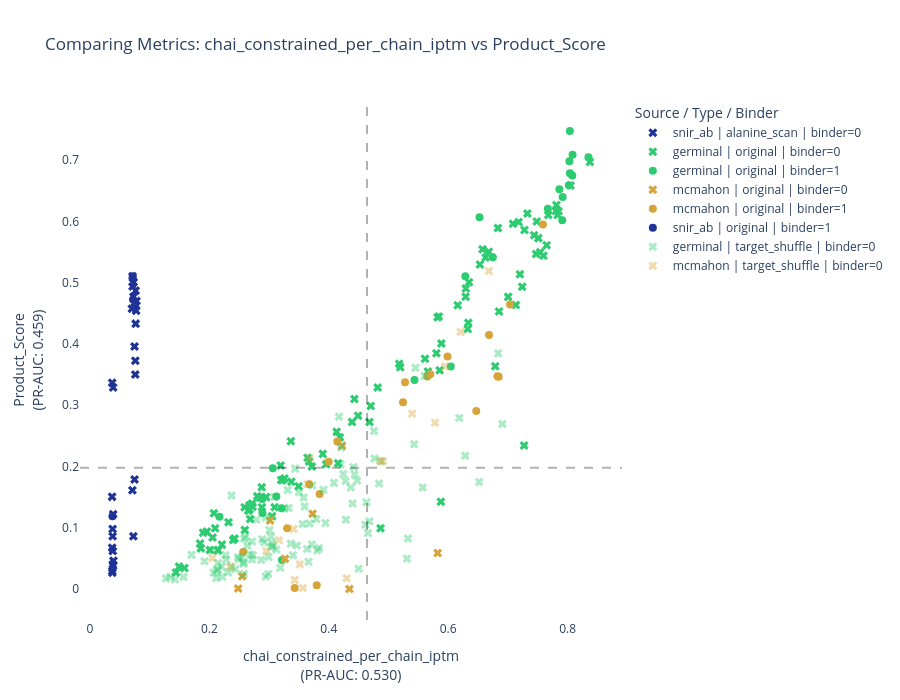

Source (notebook cell):
### Code cell
import plotly.graph_objects as go


top_20 = stats_df.sort_values(by='pr_auc_mean', ascending=False).head(20)

m1_info, m2_info = top_20.iloc[0], top_20.iloc[2]

m1, t1, d1 = m1_info['metric'], m1_info['opt_threshold_mean'], m1_info['direction_mean']
m2, t2, d2 = m2_info['metric'], m2_info['opt_threshold_mean'], m2_info['direction_mean']

plot_df = (
    scores_df
    .groupby(['source', 'sample', 'type', 'binder'])[[m1, m2]]
    .agg(['mean', 'std'])
    .reset_index()
)

plot_df.columns = [
    f"{c[0]}_{c[1]}" if c[1] else c[0]
    for c in plot_df.columns
]


colors_map = {
    'germinal': "#2ecc71",
    'mcmahon': "#d6a439",
    'snir_ab': "#1f3397"
}

marker_map = {
    0: 'x',
    1: 'circle'
}



alpha_map = {
    "target_shuffle": 0.4,
    "original": 1.0,
    "alanine_scan": 1.0
}

# figure setup

fig = go.Figure()

# loop by type so opacity is consistent
for t, type_df in plot_df.groupby("type"):

    opacity = alpha_map.get(t, 1.0)

    # then split by source + binder
    for (source, binder), subdf in type_df.groupby(["source", "binder"]):

        fig.add_trace(
            go.Scatter(
                x=subdf[f"{m1}_mean"],
                y=subdf[f"{m2}_mean"],

                mode='markers',
                
                marker=dict(
                    color=colors_map[source],
                    symbol=marker_map[binder],
                    size=8,
                    opacity=opacity,
                    line=dict(width=0)
                ),

                name=f"{source} | {t} | binder={binder}",

                text=subdf["sample"],

                hovertemplate=(
                    "<b>%{text}</b><br>"
                    f"{m1}: %{{x:.3f}}<br>"
                    f"{m2}: %{{y:.3f}}<br>"
                    f"source: {source}<br>"
                    f"type: {t}<br>"
                    f"binder: {binder}<br>"
                    "<extra></extra>"
                ),

                showlegend=True
            )
        )


# Threshold lines
fig.add_vline(
    x=t1,
    line_dash="dash",
    line_color="black",
    opacity=0.3
)

fig.add_hline(
    y=t2,
    line_dash="dash",
    line_color="black",
    opacity=0.3
)


# Layout
fig.update_layout(
    width=900,
    height=700,
    plot_bgcolor='white',
    title=f"Comparing Metrics: {m1} vs {m2}",
    xaxis_title=f"{m1}<br>(PR-AUC: {m1_info['pr_auc_mean']:.3f})",
    yaxis_title=f"{m2}<br>(PR-AUC: {m2_info['pr_auc_mean']:.3f})",
    legend_title="Source / Type / Binder"
)

fig.show()

### Figure 1 — Plotly figure (JSON) as saved in the notebook; plotly's stock layout.template omitted (floating-point values rounded to 4 significant figures)
{"data": [{"hovertemplate": "<b>%{text}</b><br>chai_constrained_per_chain_iptm: %{x:.3f}<br>Product_Score: %{y:.3f}<br>source: snir_ab<br>type: alanine_scan<br>binder: 0<br><extra></extra>", "marker": {"color": "#1f3397", "line": {"width": 0}, "opacity": 1, "size": 8, "symbol": "x"}, "mode": "markers", "name": "snir_ab | alanine_scan | binder=0", "showlegend": true, "text": ["5ifj_abc_cut_A_D111A", "5ifj_abc_cut_A_K110A", "5ifj_abc_cut_A_S64A", "5ifj_abc_cut_A_W52A", "5ifj_abc_cut_A_Y66A", "5ifj_abc_cut_B_L116A", "5ifj_abc_cut_B_V38A", "5ifj_abc_cut_B_W107A", "5ifj_abc_cut_B_Y37A", "5ifj_abc_cut_all_A", "5ig7_abc_cut_A_K110A", "5ig7_abc_cut_A_W52A", "5ig7_abc_cut_A_Y66A", "5ig7_abc_cut_B_G114A", "5ig7_abc_cut_B_L116A", "5ig7_abc_cut_B_V38A", "5ig7_abc_cut_B_W107A", "5ig7_abc_cut_B_Y37A", "5ig7_abc_cut_all_A", "5ijk_acx_cut_A_I112A", "5ijk_acx_cut_A_I114A", "5ijk_acx_cut_A_K57A", "5ijk_acx_cut_A_R55A", "5ijk_acx_cut_A_T113A", "5ijk_acx_cut_B_K36A", "5ijk_acx_cut_B_T113A", "5ijk_acx_cut_B_W56A", "5ijk_acx_cut_B_Y107A", "5ijk_acx_cut_B_Y108A", "5ijk_acx_cut_B_Y31A", "5ijk_acx_cut_B_Y38A", "5ijk_acx_cut_all_A"], "type": "scatter", "x": [0.07786, 0.07485, 0.07599, 0.07654, 0.07593, 0.07636, 0.07704, 0.07458, 0.07729, 0.0747, 0.07023, 0.07228, 0.07237, 0.07123, 0.07134, 0.07297, 0.07273, 0.07285, 0.0711, 0.03824, 0.03755, 0.03864, 0.03717, 0.03725, 0.03707, 0.03935, 0.03885, 0.03794, 0.03799, 0.03818, 0.03737, 0.03883], "y": [0.4701, 0.4601, 0.3727, 0.4332, 0.3501, 0.4871, 0.463, 0.3957, 0.4542, 0.1787, 0.4574, 0.5005, 0.5006, 0.5105, 0.4938, 0.5011, 0.08618, 0.477, 0.1611, 0.06213, 0.0264, 0.03739, 0.06747, 0.3365, 0.1504, 0.0462, 0.329, 0.08624, 0.0978, 0.03982, 0.02932, 0.1222]}, {"hovertemplate": "<b>%{text}</b><br>chai_constrained_per_chain_iptm: %{x:.3f}<br>Product_Score: %{y:.3f}<br>source: germinal<br>type: original<br>binder: 0<br><extra></extra>", "marker": {"color": "#2ecc71", "line": {"width": 0}, "opacity": 1, "size": 8, "symbol": "x"}, "mode": "markers", "name": "germinal | original | binder=0", "showlegend": true, "text": ["nb_s105046_mpnn_2_IL3", "nb_s105306_mpnn_3_BHRF", "nb_s133952_mpnn_4_IL3", "nb_s140867_mpnn_3_IL3", "nb_s148672_mpnn_1_IL20", "nb_s149825_mpnn_4_PDL1", "nb_s1683_mpnn_1_PDL1", "nb_s169413_mpnn_5_IL20", "nb_s175477_mpnn_4_BHRF", "nb_s183327_mpnn_2_IL3", "nb_s191527_mpnn_5_PDL1", "nb_s202316_mpnn_3_PDL1", "nb_s204617_mpnn_1_BHRF", "nb_s216967_mpnn_4_PDL1", "nb_s233025_mpnn_1_IL3", "nb_s255632_mpnn_3_PDL1", "nb_s272990_mpnn_1_PDL1", "nb_s283003_mpnn_3_IL3", "nb_s286378_mpnn_1_PDL1", "nb_s296830_mpnn_3_IL20", "nb_s2975_mpnn_1_IL20", "nb_s299548_mpnn_5_IL20", "nb_s302651_mpnn_3_PDL1", "nb_s310510_mpnn_2_IL3", "nb_s319551_mpnn_2_PDL1", "nb_s33838_mpnn_3_IL20", "nb_s351880_mpnn_1_PDL1", "nb_s353537_mpnn_1_BHRF", "nb_s358395_mpnn_3_IL3", "nb_s378562_mpnn_3_PDL1", "nb_s38254_mpnn_5_PDL1", "nb_s390940_mpnn_4_IL20", "nb_s403539_mpnn_3_IL20", "nb_s417721_mpnn_3_BHRF", "nb_s434952_mpnn_1_IL20", "nb_s459933_mpnn_3_IL3", "nb_s461534_mpnn_4_PDL1", "nb_s467069_mpnn_5_PDL1", "nb_s467146_mpnn_5_PDL1", "nb_s473012_mpnn_5_IL20", "nb_s481672_mpnn_4_PDL1", "nb_s483532_mpnn_3_IL3", "nb_s491148_mpnn_3_PDL1", "nb_s494235_mpnn_5_PDL1", "nb_s499859_mpnn_4_PDL1", "nb_s52054_mpnn_3_PDL1", "nb_s53820_mpnn_1_PDL1", "nb_s541171_mpnn_1_IL3", "nb_s55152_mpnn_1_BHRF", "nb_s558025_mpnn_4_BHRF", "nb_s566504_mpnn_1_IL20", "nb_s566504_mpnn_5_IL20", "nb_s607831_mpnn_3_IL20", "nb_s609713_mpnn_4_IL3", "nb_s614599_mpnn_3_IL3", "nb_s622643_mpnn_2_PDL1", "nb_s64546_mpnn_1_IL20", "nb_s64546_mpnn_3_IL20", "nb_s648479_mpnn_1_IL20", "nb_s648756_mpnn_3_BHRF", "nb_s651199_mpnn_2_BHRF", "nb_s652766_mpnn_5_IL3", "nb_s664067_mpnn_1_BHRF", "nb_s666722_mpnn_1_IL3", "nb_s68363_mpnn_1_PDL1", "nb_s713450_mpnn_2_IL20", "nb_s7171_mpnn_3_PDL1", "nb_s72302_mpnn_3_IL3", "nb_s731008_mpnn_1_PDL1", "nb_s731008_mpnn_2_PDL1", "nb_s731266_mpnn_5_PDL1", "nb_s745346_mpnn_4_PDL1", "nb_s752383_mpnn_5_IL20", "nb_s754136_mpnn_1_IL3", "nb_s771809_mpnn_3_IL20", "nb_s78562_mpnn_2_PDL1", "nb_s80385_mpnn_2_IL20", "nb_s80543_mpnn_1_BHRF", "nb_s80903_mpnn_4_PDL1", "nb_s829439_mpnn_1_PDL1", "nb_s829439_mpnn_5_PDL1", "nb_s834944_mpnn_4_PDL1", "nb_s849285_mpnn_4_BHRF", "nb_s850749_mpnn_1_PDL1", "nb_s854077_mpnn_2_PDL1", "nb_s870186_mpnn_1_PDL1", "nb_s870461_mpnn_2_IL3", "nb_s874243_mpnn_5_IL20", "nb_s883690_mpnn_4_PDL1", "nb_s887286_mpnn_4_PDL1", "nb_s892360_mpnn_4_PDL1", "nb_s893078_mpnn_5_PDL1", "nb_s895571_mpnn_3_PDL1", "nb_s913468_mpnn_5_IL20", "nb_s916275_mpnn_1_PDL1", "nb_s919455_mpnn_4_PDL1", "nb_s949322_mpnn_2_BHRF", "nb_s949322_mpnn_4_BHRF", "nb_s975197_mpnn_2_PDL1"], "type": "scatter", "x": [0.2846, 0.7132, 0.2421, 0.1957, 0.3644, 0.3257, 0.5842, 0.2397, 0.7086, 0.2076, 0.7848, 0.7812, 0.3222, 0.7483, 0.4155, 0.6679, 0.4867, 0.144, 0.6292, 0.295, 0.221, 0.2671, 0.7201, 0.2008, 0.4702, 0.2802, 0.3202, 0.7271, 0.1895, 0.5877, 0.5612, 0.2054, 0.2682, 0.8373, 0.3494, 0.1844, 0.6851, 0.7649, 0.367, 0.7003, 0.8049, 0.3364, 0.7676, 0.305, 0.7539, 0.3093, 0.4681, 0.2146, 0.5856, 0.6295, 0.3373, 0.6159, 0.5659, 0.2722, 0.3195, 0.5821, 0.4389, 0.2715, 0.259, 0.6788, 0.449, 0.1492, 0.718, 0.1582, 0.751, 0.2876, 0.2593, 0.1856, 0.6336, 0.7239, 0.5178, 0.7595, 0.2652, 0.2672, 0.3955, 0.5802, 0.288, 0.6348, 0.6832, 0.7326, 0.5197, 0.7804, 0.6627, 0.6327, 0.7833, 0.4429, 0.2097, 0.5886, 0.7278, 0.6531, 0.39, 0.7473, 0.4186, 0.232, 0.6574, 0.3715, 0.4131, 0.4819, 0.7438], "y": [0.1491, 0.4636, 0.0826, 0.09365, 0.2142, 0.1803, 0.4447, 0.07982, 0.5962, 0.1237, 0.6165, 0.6269, 0.1774, 0.5998, 0.2053, 0.5505, 0.09911, 0.02696, 0.4771, 0.15, 0.07242, 0.1367, 0.5139, 0.06356, 0.2987, 0.1514, 0.1778, 0.2343, 0.09174, 0.1425, 0.376, 0.08419, 0.1144, 0.6972, 0.1676, 0.07424, 0.4531, 0.5613, 0.2082, 0.4769, 0.6586, 0.241, 0.6106, 0.1189, 0.5496, 0.1334, 0.2725, 0.06345, 0.357, 0.4906, 0.1749, 0.463, 0.355, 0.1344, 0.2015, 0.4436, 0.2728, 0.1397, 0.1334, 0.3637, 0.2828, 0.03651, 0.5989, 0.03413, 0.5728, 0.166, 0.0962, 0.06634, 0.4346, 0.4933, 0.3676, 0.5439, 0.1278, 0.1296, 0.2038, 0.3847, 0.1335, 0.5008, 0.5893, 0.6128, 0.3621, 0.6169, 0.5412, 0.4246, 0.6104, 0.3101, 0.09917, 0.4007, 0.586, 0.5297, 0.2206, 0.5467, 0.2475, 0.1091, 0.5547, 0.1999, 0.2565, 0.3289, 0.5775]}, {"hovertemplate": "<b>%{text}</b><br>chai_constrained_per_chain_iptm: %{x:.3f}<br>Product_Score: %{y:.3f}<br>source: germinal<br>type: original<br>binder: 1<br><extra></extra>", "marker": {"color": "#2ecc71", "line": {"width": 0}, "opacity": 1, "size": 8, "symbol": "circle"}, "mode": "markers", "name": "germinal | original | binder=1", "showlegend": true, "text": ["nb_s105306_mpnn_2_BHRF", "nb_s109706_mpnn_2_BHRF", "nb_s206217_mpnn_2_PDL1", "nb_s206217_mpnn_5_PDL1", "nb_s276607_mpnn_4_BHRF", "nb_s327664_mpnn_4_BHRF", "nb_s39537_mpnn_2_BHRF", "nb_s530943_mpnn_3_IL20", "nb_s618542_mpnn_2_PDL1", "nb_s618542_mpnn_3_PDL1", "nb_s663598_mpnn_2_BHRF", "nb_s717713_mpnn_2_IL20", "nb_s717713_mpnn_4_IL20", "nb_s718865_mpnn_2_PDL1", "nb_s759449_mpnn_1_PDL1", "nb_s759449_mpnn_4_PDL1", "nb_s807208_mpnn_5_IL3", "nb_s807321_mpnn_2_BHRF", "nb_s874243_mpnn_2_IL20", "nb_s877334_mpnn_2_BHRF", "nb_s972445_mpnn_2_BHRF", "nb_s983700_mpnn_1_BHRF", "nb_s983700_mpnn_2_BHRF"], "type": "scatter", "x": [0.5436, 0.8083, 0.7862, 0.7669, 0.3062, 0.7917, 0.791, 0.6043, 0.8078, 0.8348, 0.8038, 0.2169, 0.2886, 0.3122, 0.8029, 0.2889, 0.3215, 0.6286, 0.3209, 0.802, 0.8038, 0.6524, 0.6748], "y": [0.3414, 0.7087, 0.6526, 0.6206, 0.1972, 0.64, 0.6018, 0.3632, 0.6749, 0.7049, 0.7476, 0.1181, 0.1469, 0.1511, 0.6984, 0.1242, 0.04744, 0.5105, 0.1319, 0.659, 0.6785, 0.6069, 0.5417]}, {"hovertemplate": "<b>%{text}</b><br>chai_constrained_per_chain_iptm: %{x:.3f}<br>Product_Score: %{y:.3f}<br>source: mcmahon<br>type: original<br>binder: 0<br><extra></extra>", "marker": {"color": "#d6a439", "line": {"width": 0}, "opacity": 1, "size": 8, "symbol": "x"}, "mode": "markers", "name": "mcmahon | original | binder=0", "showlegend": true, "text": ["Nb.AD101_A2AR", "Nb.AD102_A2AR", "Nb.AQ101_Adiponectin", "Nb.AQ101_Adiponectin_trimer", "Nb.AQ102_Adiponectin", "Nb.AQ102_Adiponectin_trimer", "Nb.AQ104_Adiponectin", "Nb.AQ104_Adiponectin_trimer"], "type": "scatter", "x": [0.3016, 0.4224, 0.3267, 0.4345, 0.5823, 0.3729, 0.2551, 0.2481], "y": [0.1117, 0.234, 0.0493, 0.0, 0.05885, 0.1227, 0.02065, 0.0008664]}, {"hovertemplate": "<b>%{text}</b><br>chai_constrained_per_chain_iptm: %{x:.3f}<br>Product_Score: %{y:.3f}<br>source: mcmahon<br>type: original<br>binder: 1<br><extra></extra>", "marker": {"color": "#d6a439", "line": {"width": 0}, "opacity": 1, "size": 8, "symbol": "circle"}, "mode": "markers", "name": "mcmahon | original | binder=1", "showlegend": true, "text": ["Nb.AQ100_Adiponectin", "Nb.AQ100_Adiponectin_trimer", "Nb.AQ103_Adiponectin", "Nb.AQ103_Adiponectin_trimer", "Nb.b201_HSA_25-609", "Nb.b201_HSA_404-601", "Nb.b201_HSA_404-609", "Nb.c200_B2AR", "Nb.c201_B2AR", "Nb.c202_B2AR", "Nb.c203_B2AR", "Nb.c204_B2AR", "Nb.c205_B2AR", "Nb.c206_B2AR", "Nb.c207_B2AR", "Nb.c208_B2AR", "Nb.c209_B2AR", "Nb.c210_B2AR", "Nb.c211_B2AR"], "type": "scatter", "x": [0.2566, 0.343, 0.3302, 0.3798, 0.6824, 0.5988, 0.7586, 0.3997, 0.5277, 0.3673, 0.5243, 0.647, 0.565, 0.4142, 0.6846, 0.3847, 0.7036, 0.6684, 0.5699], "y": [0.0604, 0.001505, 0.09909, 0.005986, 0.3472, 0.3795, 0.595, 0.2076, 0.3375, 0.171, 0.305, 0.2904, 0.3469, 0.2408, 0.3465, 0.155, 0.4642, 0.4145, 0.3504]}, {"hovertemplate": "<b>%{text}</b><br>chai_constrained_per_chain_iptm: %{x:.3f}<br>Product_Score: %{y:.3f}<br>source: snir_ab<br>type: original<br>binder: 1<br><extra></extra>", "marker": {"color": "#1f3397", "line": {"width": 0}, "opacity": 1, "size": 8, "symbol": "circle"}, "mode": "markers", "name": "snir_ab | original | binder=1", "showlegend": true, "text": ["5ifj_abc_cut", "5ig7_abc_cut", "5ijk_acx_cut"], "type": "scatter", "x": [0.07212, 0.07162, 0.03768], "y": [0.4726, 0.5107, 0.1188]}, {"hovertemplate": "<b>%{text}</b><br>chai_constrained_per_chain_iptm: %{x:.3f}<br>Product_Score: %{y:.3f}<br>source: germinal<br>type: target_shuffle<br>binder: 0<br><extra></extra>", "marker": {"color": "#2ecc71", "line": {"width": 0}, "opacity": 0.4, "size": 8, "symbol": "x"}, "mode": "markers", "name": "germinal | target_shuffle | binder=0", "showlegend": true, "text": ["nb_s103722_mpnn_4_PDL1", "nb_s105046_mpnn_2_PDL1", "nb_s105306_mpnn_3_PDL1", "nb_s109706_mpnn_2_IL3", "nb_s141576_mpnn_4_PDL1", "nb_s148672_mpnn_1_BHRF", "nb_s149825_mpnn_4_IL3", "nb_s1683_mpnn_1_IL3", "nb_s175477_mpnn_2_IL20", "nb_s175477_mpnn_4_IL3", "nb_s183327_mpnn_2_PDL1", "nb_s191527_mpnn_5_IL3", "nb_s206217_mpnn_2_IL3", "nb_s216967_mpnn_4_BHRF", "nb_s251319_mpnn_2_IL20", "nb_s255632_mpnn_3_IL20", "nb_s283003_mpnn_2_IL20", "nb_s293208_mpnn_4_PDL1", "nb_s299383_mpnn_3_IL3", "nb_s319551_mpnn_2_BHRF", "nb_s33838_mpnn_1_BHRF", "nb_s351880_mpnn_1_BHRF", "nb_s353537_mpnn_1_IL20", "nb_s373735_mpnn_2_PDL1", "nb_s389903_mpnn_5_IL20", "nb_s403539_mpnn_3_BHRF", "nb_s410453_mpnn_2_PDL1", "nb_s410453_mpnn_5_PDL1", "nb_s416874_mpnn_3_IL20", "nb_s453654_mpnn_1_IL3", "nb_s459933_mpnn_3_PDL1", "nb_s465730_mpnn_3_BHRF", "nb_s465730_mpnn_4_BHRF", "nb_s467069_mpnn_3_IL3", "nb_s467146_mpnn_5_BHRF", "nb_s473012_mpnn_5_PDL1", "nb_s481672_mpnn_4_IL3", "nb_s494235_mpnn_5_IL20", "nb_s499859_mpnn_4_IL3", "nb_s506400_mpnn_4_PDL1", "nb_s52054_mpnn_3_BHRF", "nb_s530943_mpnn_3_BHRF", "nb_s53820_mpnn_2_BHRF", "nb_s544951_mpnn_3_PDL1", "nb_s55152_mpnn_1_PDL1", "nb_s558025_mpnn_4_PDL1", "nb_s563170_mpnn_3_PDL1", "nb_s566504_mpnn_1_BHRF", "nb_s596199_mpnn_2_PDL1", "nb_s596199_mpnn_3_IL20", "nb_s605394_mpnn_5_IL20", "nb_s607831_mpnn_3_PDL1", "nb_s609713_mpnn_4_BHRF", "nb_s614599_mpnn_3_IL20", "nb_s618542_mpnn_2_IL3", "nb_s632243_mpnn_4_IL20", "nb_s64546_mpnn_1_IL3", "nb_s645924_mpnn_3_BHRF", "nb_s648756_mpnn_3_IL20", "nb_s651199_mpnn_2_PDL1", "nb_s652766_mpnn_5_BHRF", "nb_s663598_mpnn_2_IL3", "nb_s664067_mpnn_1_IL20", "nb_s666722_mpnn_2_IL20", "nb_s68363_mpnn_3_BHRF", "nb_s689267_mpnn_2_BHRF", "nb_s713450_mpnn_1_PDL1", "nb_s713450_mpnn_2_IL3", "nb_s7171_mpnn_3_IL3", "nb_s731008_mpnn_2_IL3", "nb_s731266_mpnn_5_IL3", "nb_s745346_mpnn_4_BHRF", "nb_s752383_mpnn_5_PDL1", "nb_s759449_mpnn_1_IL3", "nb_s776407_mpnn_2_IL3", "nb_s78562_mpnn_1_IL20", "nb_s792926_mpnn_4_BHRF", "nb_s792926_mpnn_5_IL20", "nb_s795450_mpnn_4_PDL1", "nb_s807208_mpnn_5_PDL1", "nb_s814263_mpnn_4_PDL1", "nb_s817878_mpnn_1_BHRF", "nb_s81839_mpnn_1_BHRF", "nb_s81839_mpnn_3_IL20", "nb_s834944_mpnn_1_IL20", "nb_s849285_mpnn_4_PDL1", "nb_s850749_mpnn_1_IL3", "nb_s850749_mpnn_2_IL20", "nb_s854077_mpnn_2_IL3", "nb_s877334_mpnn_1_IL20", "nb_s877988_mpnn_3_IL20", "nb_s878765_mpnn_1_IL20", "nb_s878765_mpnn_2_BHRF", "nb_s892360_mpnn_4_BHRF", "nb_s893078_mpnn_5_IL20", "nb_s916275_mpnn_1_BHRF", "nb_s919455_mpnn_4_IL3", "nb_s921313_mpnn_2_PDL1", "nb_s926337_mpnn_1_IL3", "nb_s926337_mpnn_2_IL3", "nb_s949322_mpnn_2_IL3", "nb_s949322_mpnn_4_IL3", "nb_s983700_mpnn_1_PDL1"], "type": "scatter", "x": [0.4242, 0.4204, 0.4414, 0.2214, 0.4281, 0.5572, 0.2146, 0.3717, 0.2138, 0.2583, 0.366, 0.3086, 0.2371, 0.5326, 0.2283, 0.2602, 0.3501, 0.4757, 0.2679, 0.4657, 0.3945, 0.3119, 0.2716, 0.4398, 0.3312, 0.4841, 0.3401, 0.4612, 0.3679, 0.3007, 0.3638, 0.1568, 0.3595, 0.2115, 0.5606, 0.4475, 0.3436, 0.299, 0.2314, 0.3328, 0.4368, 0.6906, 0.2784, 0.4681, 0.379, 0.3579, 0.4197, 0.6286, 0.3809, 0.2436, 0.2496, 0.4501, 0.3257, 0.2941, 0.1702, 0.3186, 0.1345, 0.6185, 0.3838, 0.3362, 0.4433, 0.4171, 0.2919, 0.3032, 0.3063, 0.5429, 0.5451, 0.2987, 0.1423, 0.2071, 0.2041, 0.3051, 0.5309, 0.3724, 0.2576, 0.2271, 0.2634, 0.2729, 0.4767, 0.4087, 0.4877, 0.2944, 0.4629, 0.3463, 0.237, 0.6837, 0.2572, 0.2543, 0.1918, 0.2205, 0.2119, 0.6519, 0.2146, 0.2885, 0.4286, 0.3563, 0.2477, 0.391, 0.2579, 0.2713, 0.304, 0.1275, 0.2867], "y": [0.1878, 0.2312, 0.1993, 0.02003, 0.1764, 0.1656, 0.04241, 0.07254, 0.06213, 0.08189, 0.04451, 0.1503, 0.1526, 0.08244, 0.04797, 0.08484, 0.158, 0.2581, 0.05689, 0.09129, 0.1077, 0.06438, 0.07766, 0.1395, 0.1617, 0.1722, 0.05521, 0.1049, 0.1069, 0.09611, 0.06526, 0.01976, 0.1346, 0.0179, 0.3476, 0.1768, 0.1965, 0.0522, 0.02695, 0.1322, 0.1656, 0.2692, 0.1129, 0.1105, 0.1141, 0.1495, 0.2034, 0.2176, 0.06302, 0.03258, 0.04854, 0.03322, 0.1316, 0.1167, 0.05571, 0.03479, 0.02004, 0.2793, 0.06685, 0.07416, 0.1869, 0.2812, 0.07647, 0.08584, 0.0703, 0.2364, 0.3611, 0.02435, 0.01534, 0.02683, 0.06378, 0.07477, 0.04949, 0.169, 0.04375, 0.05533, 0.07078, 0.05493, 0.2131, 0.1732, 0.2081, 0.02034, 0.1417, 0.07086, 0.03646, 0.3847, 0.04109, 0.0519, 0.04543, 0.03631, 0.03122, 0.1746, 0.03087, 0.08135, 0.1129, 0.106, 0.05198, 0.1621, 0.02444, 0.04825, 0.06839, 0.01733, 0.04725]}, {"hovertemplate": "<b>%{text}</b><br>chai_constrained_per_chain_iptm: %{x:.3f}<br>Product_Score: %{y:.3f}<br>source: mcmahon<br>type: target_shuffle<br>binder: 0<br><extra></extra>", "marker": {"color": "#d6a439", "line": {"width": 0}, "opacity": 0.4, "size": 8, "symbol": "x"}, "mode": "markers", "name": "mcmahon | target_shuffle | binder=0", "showlegend": true, "text": ["Nb.AD101_Adiponectin", "Nb.AD102_Adiponectin", "Nb.AQ100_A2AR", "Nb.AQ101_A2AR", "Nb.AQ102_B2AR", "Nb.AQ103_B2AR", "Nb.AQ104_B2AR", "Nb.b201_Adiponectin", "Nb.c200_Adiponectin", "Nb.c201_Adiponectin", "Nb.c202_A2AR", "Nb.c203_A2AR", "Nb.c204_A2AR", "Nb.c205_Adiponectin", "Nb.c208_Adiponectin", "Nb.c209_Adiponectin", "Nb.c210_A2AR", "Nb.c211_A2AR"], "type": "scatter", "x": [0.3411, 0.3566, 0.6681, 0.5948, 0.6208, 0.4909, 0.3166, 0.3515, 0.2952, 0.2349, 0.5397, 0.486, 0.5779, 0.2049, 0.43, 0.3429, 0.3645, 0.3682], "y": [0.09798, 0.001538, 0.5189, 0.3633, 0.4194, 0.209, 0.07949, 0.04033, 0.06209, 0.03672, 0.286, 0.209, 0.2714, 0.05059, 0.0174, 0.0149, 0.1712, 0.2132]}], "layout": {"height": 700, "legend": {"title": {"text": "Source / Type / Binder"}}, "plot_bgcolor": "white", "shapes": [{"line": {"color": "black", "dash": "dash"}, "opacity": 0.3, "type": "line", "x0": 0.464, "x1": 0.464, "xref": "x", "y0": 0, "y1": 1, "yref": "y domain"}, {"line": {"color": "black", "dash": "dash"}, "opacity": 0.3, "type": "line", "x0": 0, "x1": 1, "xref": "x domain", "y0": 0.1979, "y1": 0.1979, "yref": "y"}], "title": {"text": "Comparing Metrics: chai_constrained_per_chain_iptm vs Product_Score"}, "width": 900, "xaxis": {"title": {"text": "chai_constrained_per_chain_iptm<br>(PR-AUC: 0.530)"}}, "yaxis": {"title": {"text": "Product_Score<br>(PR-AUC: 0.459)"}}}}
